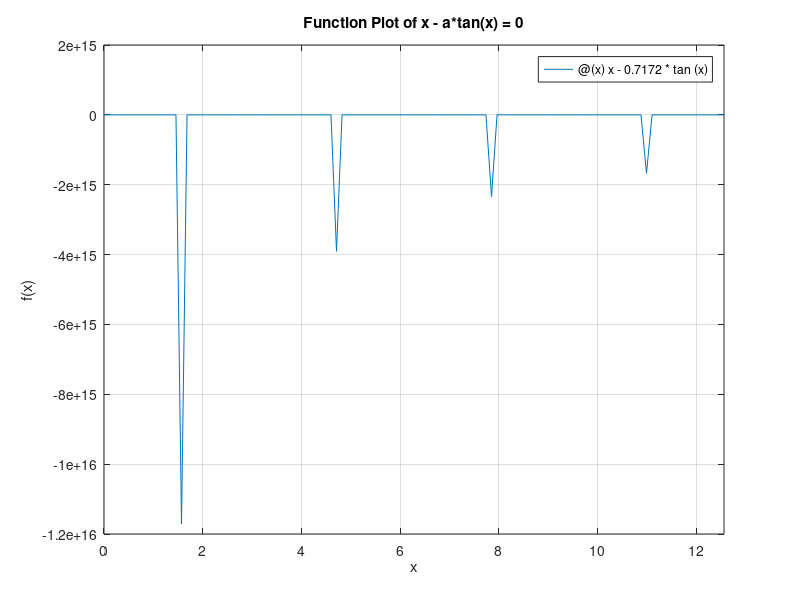

Reproduce this figure in MATLAB. (Note: this script raises an error after producing the figure.)
% 定义函数

f = @(x) x - 0.7172 * tan(x);

% 设置x的范围，避开不连续点
x_min = 0;
x_max = 4*pi; 

% 绘制函数图像
fplot(f, [x_min, x_max]);

% 设置图像的标题和坐标轴标签
title('Function Plot of x - a*tan(x) = 0');
xlabel('x');
ylabel('f(x)');

% 添加网格线以便更好地观察图像
grid on;


% 定义区间和容许误差
left = 0; % 从0开始
right = pi/2; % 最小正根不会超过pi/2
tolerance = 0.01; % 保留两位小数

% 调用二分法函数
[root, iterations] = bisection_method(f, left, right, tolerance, 100);

% 显示结果
fprintf('The smallest positive root is: %.2f\n', root);
fprintf('Found after %d iterations.\n', iterations);
